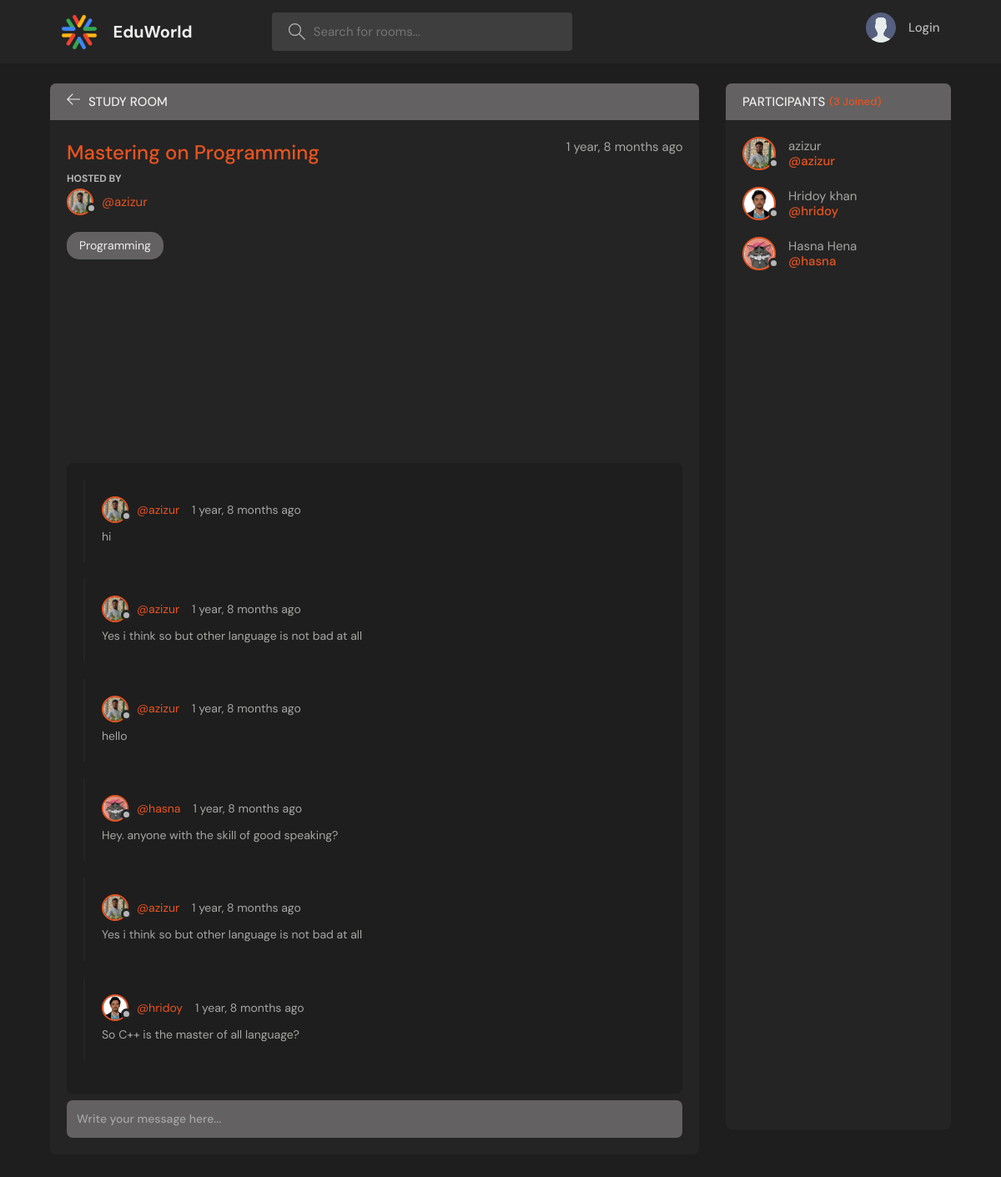
The page /room/23/ on the database its author committed.
### base/models.py (models this page shows, shortened)
class Room(models.Model):
    host = models.ForeignKey(User, on_delete=models.SET_NULL, null=True)
    topic = models.ForeignKey(Topic, on_delete=models.SET_NULL, null=True)
    name = models.CharField(max_length=200)
    description = models.TextField(null=True, blank=True)
    participants = models.ManyToManyField(
        User, related_name='participants', blank=True)
    updated = models.DateTimeField(auto_now=True)
    created = models.DateTimeField(auto_now_add=True)
    class Meta:
        ordering = ['-updated', '-created']

class User(AbstractUser):
    name = models.CharField(max_length=200, null=True)
    email = models.EmailField(unique=True, null=True)
    bio = models.TextField(null=True)
    avatar = models.ImageField(null=True, default="avatar.svg")
    USERNAME_FIELD = 'email'  # Email as the unique identifier
    REQUIRED_FIELDS = ['username', 'name']  # Do not include 'email' here
    objects = UserManager()  # Make sure you're using a custom user manager

class Topic(models.Model):
    name = models.CharField(max_length=200)
    def __str__(self):
        return self.name

class Message(models.Model):
    user = models.ForeignKey(User, on_delete=models.CASCADE)
    room = models.ForeignKey(Room, on_delete=models.CASCADE)
    body = models.TextField()
    updated = models.DateTimeField(auto_now=True)
    created = models.DateTimeField(auto_now_add=True)
    class Meta:
        ordering = ['-updated', '-created']

### base/views.py (the view, shortened to what this page needs)
# urls.py: path('room/<str:pk>/', views.room, name="room"),
def room(request, pk):
    room = Room.objects.get(id=pk)
    room_messages = room.message_set.all()
    participants = room.participants.all()
    context = {'room': room, 'room_messages': room_messages,
               'participants': participants}
    return render(request, 'base/room.html', context)

### base/templates/base/room.html (shortened to what this page needs)
{% extends 'main.html' %}
{% block content %}
<main class="profile-page layout layout--2">
  <div class="container">
    <div class="room">
      <div class="room__top">
        <div class="room__topLeft">
          <a href="{% url 'home' %}">
            <svg version="1.1" xmlns="http://www.w3.org/2000/svg" width="32" height="32" viewBox="0 0 32 32">
              <title>arrow-left</title>
              <path
                d="M13.723 2.286l-13.723 13.714 13.719 13.714 1.616-1.611-10.96-10.96h27.625v-2.286h-27.625l10.965-10.965-1.616-1.607z">
              </path>
            </svg>
          </a>
          <h3>Study Room</h3>
        </div>
      </div>
      <div class="room__box scroll">
        <div class="room__header scroll">
          <div class="room__info">
            <h3>{{room.name}}</h3>
            <span>{{room.created|timesince}} ago</span>
          </div>
          <div class="room__hosted">
            <p>Hosted By</p>
            <a href="{% url 'user-profile' room.host.id %}" class="room__author">
              <div class="avatar avatar--small">
                <img src="{{room.host.avatar.url}}" />
              </div>
              <span>@{{room.host.username}}</span>
            </a>
          </div>
          <span class="room__topics">{{room.topic}}</span>
        </div>
        <div class="room__conversation">
          <div class="threads scroll">
            {% for message in room_messages %}
            <div class="thread">
              <div class="thread__top">
                <div class="thread__author">
                  <a href="{% url 'user-profile' message.user.id %}" class="thread__authorInfo">
                    <div class="avatar avatar--small">
                      <img src="{{message.user.avatar.url}}" />
                    </div>
                    <span>@{{message.user.username}}</span>
                  </a>
                  <span class="thread__date">{{message.created|timesince}} ago</span>
                </div>
              </div>
              <div class="thread__details">
                {{message.body}}
              </div>
            </div>
            {% endfor %}
          </div>
        </div>
      </div>
      <div class="room__message">
        <form action="" method="POST">
          <input name="body" placeholder="Write your message here..." />
        </form>
      </div>
    </div>
    <div class="participants">
      <h3 class="participants__top">Participants <span>({{participants.count}} Joined)</span></h3>
      <div class="participants__list scroll">
        {% for user in participants %}
        <a href="{%  url 'user-profile' user.id %}" class="participant">
          <div class="avatar avatar--medium">
            <img src="{{user.avatar.url}}" />
          </div>
          <p>
            {{user.name}}
            <span>@{{user.username}}</span>
          </p>
        </a>
        {% endfor %}
      </div>
    </div>
  </div>
</main>
{% endblock content %}

### rows shown on the page
Room: name "Mastering on Programming", created "1 year, 8 months", host.avatar (picture), host.username "azizur", topic "Programming"
Message: user.avatar (picture), user.username "azizur", created "1 year, 8 months", body "hi"
Message: user.avatar (picture), user.username "azizur", created "1 year, 8 months", body "Yes i think so but other language is not bad at all"
Message: user.avatar (picture), user.username "azizur", created "1 year, 8 months", body "hello"
Message: user.avatar (picture), user.username "hasna", created "1 year, 8 months", body "Hey. anyone with the skill of good speaking?"
Message: user.avatar (picture), user.username "azizur", created "1 year, 8 months", body "Yes i think so but other language is not bad at all"
Message: user.avatar (picture), user.username "hridoy", created "1 year, 8 months", body "So C++ is the master of all language?"
User: avatar (picture), name "azizur", username "azizur"
User: avatar (picture), name "Hridoy khan", username "hridoy"
User: avatar (picture), name "Hasna Hena", username "hasna"

### other values the page prints
{{ participants.count }} "3"
